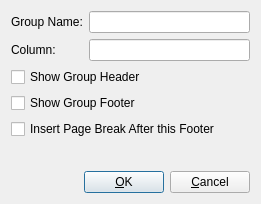
<ui version="4.0" >
 <author></author>
 <comment> * OpenRPT report writer and rendering engine
 * Copyright (C) 2001-2012 by OpenMFG, LLC
 *
 * This library is free software; you can redistribute it and/or
 * modify it under the terms of the GNU Lesser General Public
 * License as published by the Free Software Foundation; either
 * version 2.1 of the License, or (at your option) any later version.
 *
 * This library is distributed in the hope that it will be useful,
 * but WITHOUT ANY WARRANTY; without even the implied warranty of
 * MERCHANTABILITY or FITNESS FOR A PARTICULAR PURPOSE. See the GNU
 * Lesser General Public License for more details.
 *
 * You should have received a copy of the GNU Lesser General Public
 * License along with this library; if not, write to the Free Software
 * Foundation, Inc., 59 Temple Place, Suite 330, Boston, MA 02111-1307 USA
 * Please contact info@openmfg.com with any questions on this license.</comment>
 <exportmacro></exportmacro>
 <class>DetailGroupSectionDialog</class>
 <widget class="QDialog" name="DetailGroupSectionDialog" >
  <property name="geometry" >
   <rect>
    <x>0</x>
    <y>0</y>
    <width>261</width>
    <height>204</height>
   </rect>
  </property>
  <property name="windowTitle" >
   <string>Group Section Editor</string>
  </property>
  <layout class="QVBoxLayout" >
   <property name="margin" >
    <number>11</number>
   </property>
   <property name="spacing" >
    <number>6</number>
   </property>
   <item>
    <layout class="QGridLayout" >
     <property name="margin" >
      <number>0</number>
     </property>
     <property name="spacing" >
      <number>6</number>
     </property>
     <item row="0" column="1" >
      <widget class="QLineEdit" name="tbName" />
     </item>
     <item row="1" column="0" >
      <widget class="QLabel" name="lblColumn" >
       <property name="text" >
        <string>Column:</string>
       </property>
      </widget>
     </item>
     <item row="0" column="0" >
      <widget class="QLabel" name="lblName" >
       <property name="text" >
        <string>Group Name:</string>
       </property>
      </widget>
     </item>
     <item row="1" column="1" >
      <widget class="QLineEdit" name="tbColumn" />
     </item>
    </layout>
   </item>
   <item>
    <widget class="QCheckBox" name="cbHead" >
     <property name="text" >
      <string>Show Group Header</string>
     </property>
    </widget>
   </item>
   <item>
    <widget class="QCheckBox" name="cbFoot" >
     <property name="text" >
      <string>Show Group Footer</string>
     </property>
    </widget>
   </item>
   <item>
    <widget class="QCheckBox" name="breakAfterFooter" >
     <property name="text" >
      <string>Insert Page Break After this Footer</string>
     </property>
    </widget>
   </item>
   <item>
    <spacer>
     <property name="orientation" >
      <enum>Qt::Vertical</enum>
     </property>
     <property name="sizeType" >
      <enum>QSizePolicy::Expanding</enum>
     </property>
     <property name="sizeHint" >
      <size>
       <width>20</width>
       <height>20</height>
      </size>
     </property>
    </spacer>
   </item>
   <item>
    <layout class="QHBoxLayout" >
     <property name="margin" >
      <number>0</number>
     </property>
     <property name="spacing" >
      <number>6</number>
     </property>
     <item>
      <spacer>
       <property name="orientation" >
        <enum>Qt::Horizontal</enum>
       </property>
       <property name="sizeType" >
        <enum>QSizePolicy::Expanding</enum>
       </property>
       <property name="sizeHint" >
        <size>
         <width>40</width>
         <height>20</height>
        </size>
       </property>
      </spacer>
     </item>
     <item>
      <widget class="QPushButton" name="btnOk" >
       <property name="text" >
        <string>&amp;OK</string>
       </property>
       <property name="autoDefault" >
        <bool>true</bool>
       </property>
       <property name="default" >
        <bool>true</bool>
       </property>
      </widget>
     </item>
     <item>
      <widget class="QPushButton" name="bntCancel" >
       <property name="text" >
        <string>&amp;Cancel</string>
       </property>
      </widget>
     </item>
    </layout>
   </item>
  </layout>
 </widget>
 <layoutdefault spacing="6" margin="11" />
 <tabstops>
  <tabstop>tbName</tabstop>
  <tabstop>tbColumn</tabstop>
  <tabstop>cbHead</tabstop>
  <tabstop>cbFoot</tabstop>
  <tabstop>breakAfterFooter</tabstop>
  <tabstop>btnOk</tabstop>
  <tabstop>bntCancel</tabstop>
 </tabstops>
 <resources/>
 <connections>
  <connection>
   <sender>btnOk</sender>
   <signal>clicked()</signal>
   <receiver>DetailGroupSectionDialog</receiver>
   <slot>accept()</slot>
   <hints>
    <hint type="sourcelabel" >
     <x>20</x>
     <y>20</y>
    </hint>
    <hint type="destinationlabel" >
     <x>20</x>
     <y>20</y>
    </hint>
   </hints>
  </connection>
  <connection>
   <sender>bntCancel</sender>
   <signal>clicked()</signal>
   <receiver>DetailGroupSectionDialog</receiver>
   <slot>reject()</slot>
   <hints>
    <hint type="sourcelabel" >
     <x>20</x>
     <y>20</y>
    </hint>
    <hint type="destinationlabel" >
     <x>20</x>
     <y>20</y>
    </hint>
   </hints>
  </connection>
 </connections>
</ui>
